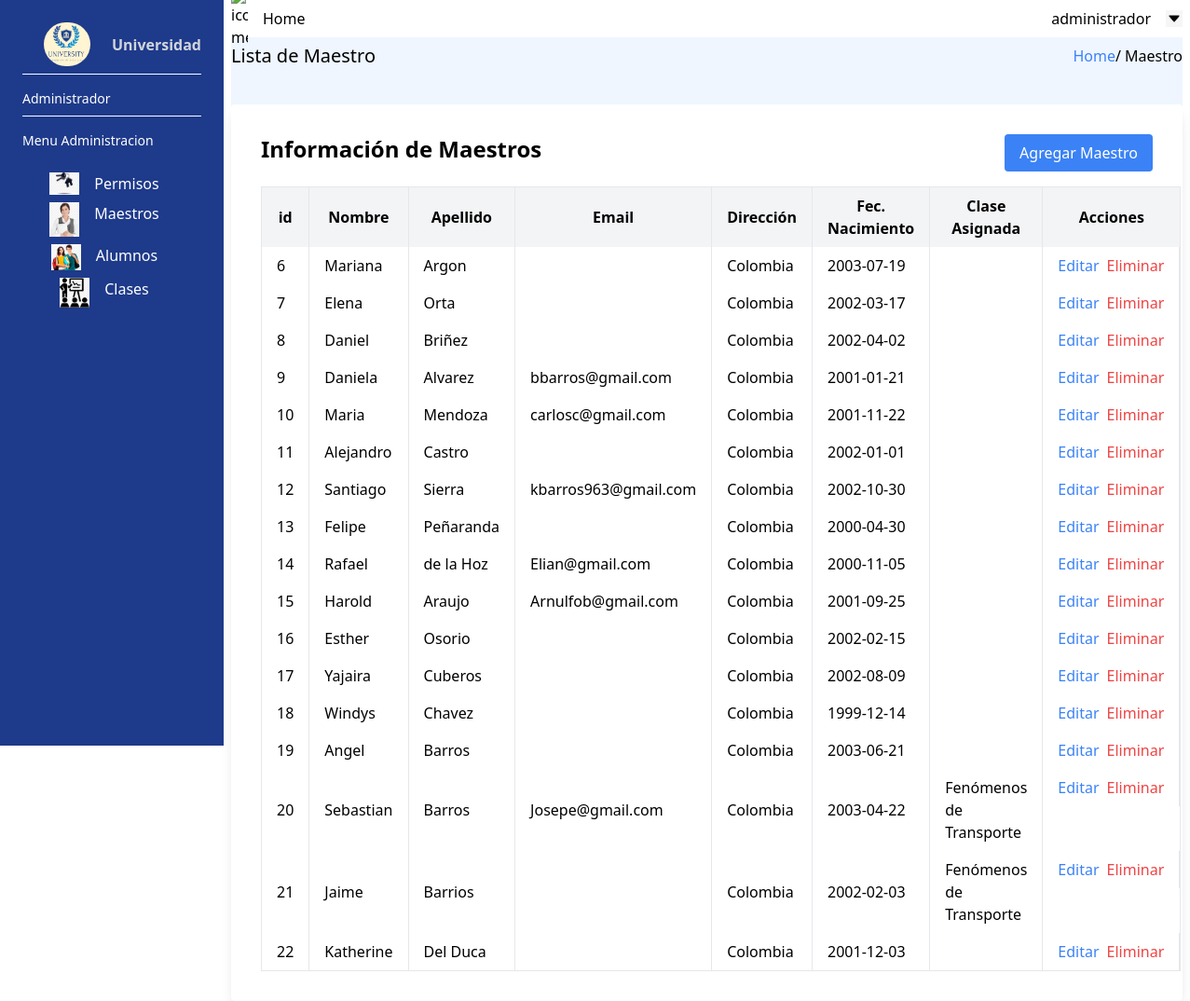
The app's page /Adm_Das_Maes.php (signed in), older data.
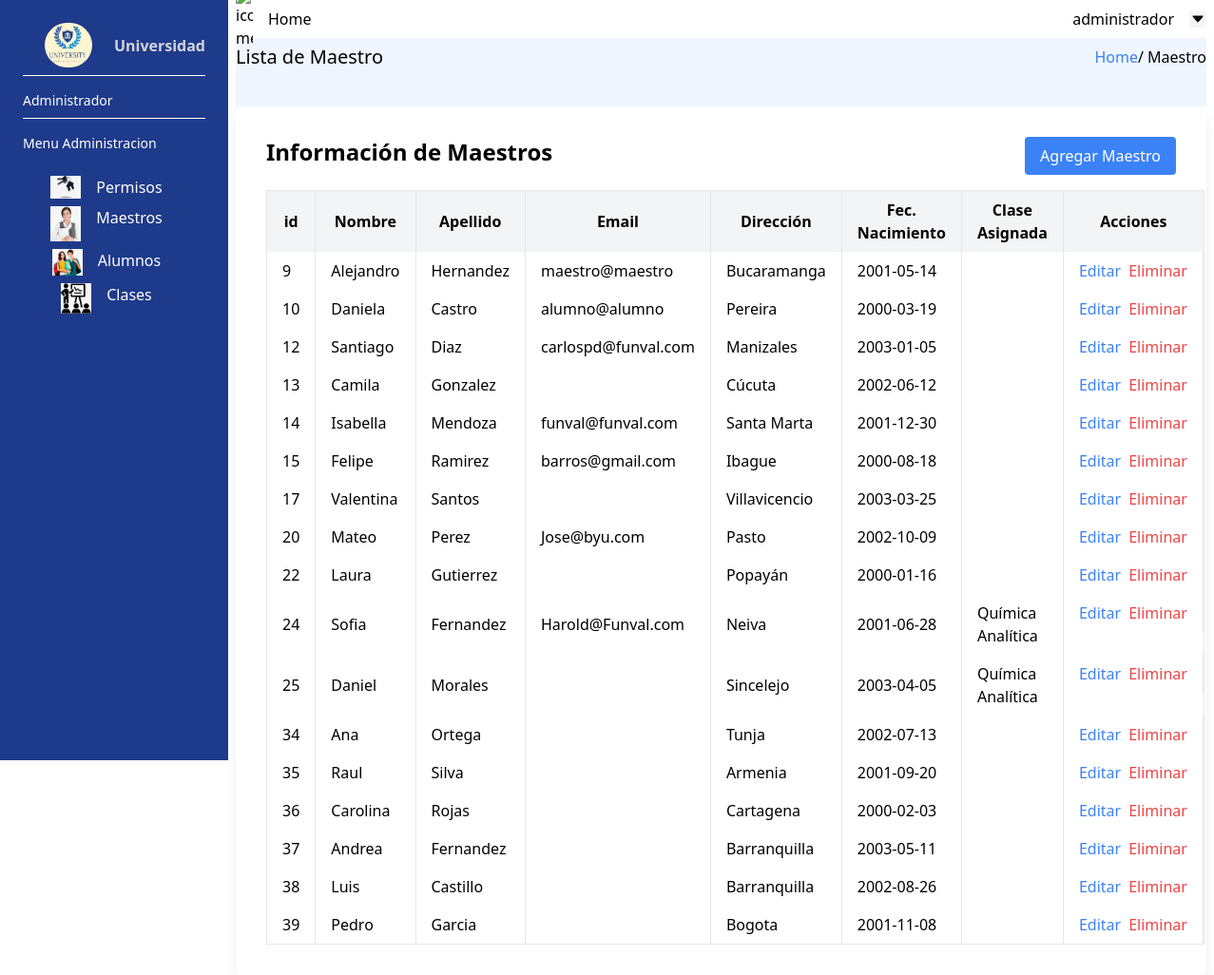
The same page, newer data.
### tables this page shows
CREATE TABLE IF NOT EXISTS `usuarios_datos` (
  `id_ud` int NOT NULL AUTO_INCREMENT,
  `dni` int NOT NULL,
  `nombre` varchar(100) NOT NULL,
  `apellidos` varchar(100) NOT NULL,
  `direccion` varchar(100) DEFAULT NULL,
  `fecha_nacimiento` date NOT NULL,
  `rol_id` int NOT NULL,
  PRIMARY KEY (`id_ud`),
  KEY `usuarios_datos_fk0` (`rol_id`)
);

CREATE TABLE IF NOT EXISTS `usuarios_login` (
  `id_ul` int NOT NULL AUTO_INCREMENT,
  `correo` varchar(100) NOT NULL,
  `contra` varchar(150) NOT NULL,
  `datos_id` int NOT NULL,
  PRIMARY KEY (`id_ul`),
  UNIQUE KEY `correo` (`correo`),
  UNIQUE KEY `datos_id` (`datos_id`)
);

CREATE TABLE IF NOT EXISTS `materia` (
  `id_materia` int NOT NULL AUTO_INCREMENT,
  `nombre_materia` varchar(100) NOT NULL,
  PRIMARY KEY (`id_materia`),
  UNIQUE KEY `nombre_materia` (`nombre_materia`)
);

### Adm_Das_Maes.php (the view, shortened to what the changed rows need)
<?php
$servername = "localhost";
$username = "root";
$password = "";
$dbname = "db_project_3";
$conn = new mysqli($servername, $username, $password, $dbname);
$sql = "SELECT `id_ud`,`nombre`,`apellidos`,`correo`,`direccion`,`fecha_nacimiento`,`nombre_materia`,`id_materia` FROM materia LEFT JOIN `maestro_materia` on materia.id_materia = maestro_materia.materia_id RIGHT JOIN `usuarios_datos` on maestro_materia.maestro_id = usuarios_datos.id_ud LEFT JOIN `usuarios_login` on id_ud = usuarios_login.datos_id WHERE rol_id=2";
$result = $conn->query($sql);
?>
<!DOCTYPE html>
<html>
<head>
    <link rel="stylesheet" href="/dist//output.css">
</head>
<body>
    <div class="w-screen h-screen flex">
        <div class="flex flex-col w-[calc(100%-15rem)] px-2">
            <section class=" h-screen bg-blue-50">
                <div class="flex  w-full flex-row justify- items-center    ">
                    <div class="flex h-10 w-full  flex-row justify-between items-center">
                        <h1 class="text-xl"> Lista de Maestro </h1>
                    </div>
                </div>
                <div class="max-w-full mx-auto p-8 bg-white rounded shadow-lg mt-8">
                    <table class=" w-full border-collapse border" id="tablaMaestros">
                        <thead>
                            <tr class="bg-gray-100">
                                <th class="py-2 px-4 border-r">id</th>
                                <th class="py-2 px-4 border-r">Nombre</th>
                                <th class="py-2 px-4 border-r">Apellido</th>
                                <th class="py-2 px-4 border-r">Email</th>
                                <th class="py-2 px-4 border-r">Dirección</th>
                                <th class="py-2 px-4 border-r">Fec. Nacimiento</th>
                                <th class="py-2 px-4 border-r">Clase Asignada</th>
                                <th class="py-2 px-4 border-r">Acciones</th>
                            </tr>
                        </thead>
                        <tbody>
                            <?php
                            if ($result->num_rows > 0) {
                                while ($row = $result->fetch_assoc()) {
                                    echo '<tr class="bg-white">';
                                    echo '<td class="py-2 px-4 border-r">' . $row["id_ud"] . '</td>';
                                    echo '<td class="py-2 px-4 border-r">' . $row["nombre"] . '</td>';
                                    echo '<td class="py-2 px-4 border-r">' .
                                        $row["apellidos"] . '</td>';
                                    echo '<td class="py-2 px-4 border-r">' .
                                        $row["correo"] . '</td>';
                                    echo '<td class="py-2 px-4 border-r">' . $row["direccion"] . '</td>';
                                    echo '<td class="py-2 px-4 border-r">' . $row["fecha_nacimiento"] . '</td>';
                                    echo '<td class="py-2 px-4 border-r">' . $row["nombre_materia"] . '</td>';
                                    echo '<td class="py-2 px-4 border-r flex flex-row">';
                                    echo '<button class="text-blue-500 hover:underline" onclick="openUpdateModal(this)">Editar</button>';
                                    echo '<button class="text-red-500 hover:underline ml-2">Eliminar</button>';
                                    echo '</td>';
                                    echo '</tr>';
                                }
                            } else {
                                echo '<tr class="bg-white">';
                                echo '<td class="py-2 px-4 border-r" colspan="7">No se encontraron maestros</td>';
                                echo '</tr>';
                            }
                            ?>
                        </tbody>
                    </table>
                </div>
            </section>
        </div>
    </div>
</body>
</html>

Row changes from the older to the newer data that the page shows:
no longer on this page (row edited): usuarios_datos: id_ud "6", nombre "Mariana", apellidos "Argon", direccion "Colombia", fecha_nacimiento "2003-07-19"
no longer on this page (row edited): usuarios_datos: id_ud "7", nombre "Elena", apellidos "Orta", direccion "Colombia", fecha_nacimiento "2002-03-17"
removed usuarios_datos: id_ud "8", nombre "Daniel", apellidos "Briñez", direccion "Colombia", fecha_nacimiento "2002-04-02"
no longer on this page (row edited): usuarios_datos: id_ud "9", nombre "Daniela", apellidos "Alvarez", usuarios_login.correo "bbarros@gmail.com", direccion "Colombia", fecha_nacimiento "2001-01-21"
no longer on this page (row edited): usuarios_datos: id_ud "10", nombre "Maria", apellidos "Mendoza", usuarios_login.correo "carlosc@gmail.com", direccion "Colombia", fecha_nacimiento "2001-11-22"
removed usuarios_datos: id_ud "11", nombre "Alejandro", apellidos "Castro", direccion "Colombia", fecha_nacimiento "2002-01-01"
no longer on this page (row edited): usuarios_datos: id_ud "12", nombre "Santiago", apellidos "Sierra", usuarios_login.correo "kbarros963@gmail.com", direccion "Colombia", fecha_nacimiento "2002-10-30"
no longer on this page (row edited): usuarios_datos: id_ud "14", nombre "Rafael", apellidos "de la Hoz", usuarios_login.correo "Elian@gmail.com", direccion "Colombia", fecha_nacimiento "2000-11-05"
no longer on this page (row edited): usuarios_datos: id_ud "15", nombre "Harold", apellidos "Araujo", usuarios_login.correo "Arnulfob@gmail.com", direccion "Colombia", fecha_nacimiento "2001-09-25"
removed usuarios_datos: id_ud "16", nombre "Esther", apellidos "Osorio", direccion "Colombia", fecha_nacimiento "2002-02-15"
removed usuarios_datos: id_ud "18", nombre "Windys", apellidos "Chavez", direccion "Colombia", fecha_nacimiento "1999-12-14"
removed usuarios_datos: id_ud "19", nombre "Angel", apellidos "Barros", direccion "Colombia", fecha_nacimiento "2003-06-21"
now on this page (row edited): usuarios_login: datos.id_ud "9", datos.nombre "Alejandro", datos.apellidos "Hernandez", correo "maestro@maestro", datos.direccion "Bucaramanga", datos.fecha_nacimiento "2001-05-14"
now on this page (row edited): usuarios_login: datos.id_ud "10", datos.nombre "Daniela", datos.apellidos "Castro", correo "alumno@alumno", datos.direccion "Pereira", datos.fecha_nacimiento "2000-03-19"
now on this page (row edited): usuarios_login: datos.id_ud "12", datos.nombre "Santiago", datos.apellidos "Diaz", correo "carlospd@funval.com", datos.direccion "Manizales", datos.fecha_nacimiento "2003-01-05"
changed usuarios_datos id 13: nombre "Felipe" → "Camila"; apellidos "Peñaranda" → "Gonzalez"; direccion "Colombia" → "Cúcuta"; fecha_nacimiento "2000-04-30" → "2002-06-12"
now on this page (row edited): usuarios_login: datos.id_ud "14", datos.nombre "Isabella", datos.apellidos "Mendoza", correo "funval@funval.com", datos.direccion "Santa Marta", datos.fecha_nacimiento "2001-12-30"
now on this page (row edited): usuarios_login: datos.id_ud "15", datos.nombre "Felipe", datos.apellidos "Ramirez", correo "barros@gmail.com", datos.direccion "Ibague", datos.fecha_nacimiento "2000-08-18"
changed usuarios_datos id 17: nombre "Yajaira" → "Valentina"; apellidos "Cuberos" → "Santos"; direccion "Colombia" → "Villavicencio"; fecha_nacimiento "2002-08-09" → "2003-03-25"
now on this page (row edited): usuarios_login: datos.id_ud "20", datos.nombre "Mateo", datos.apellidos "Perez", correo "Jose@byu.com", datos.direccion "Pasto", datos.fecha_nacimiento "2002-10-09"
changed usuarios_datos id 22: nombre "Katherine" → "Laura"; apellidos "Del Duca" → "Gutierrez"; direccion "Colombia" → "Popayán"; fecha_nacimiento "2001-12-03" → "2000-01-16"; moves up the list
changed materia: usuarios_datos.id_ud "20" → "24"; usuarios_datos.nombre "Sebastian" → "Sofia"; usuarios_datos.apellidos "Barros" → "Fernandez"; usuarios_login.correo "Josepe@gmail.com" → "Harold@Funval.com"; usuarios_datos.direccion "Colombia" → "Neiva"; usuarios_datos.fecha_nacimiento "2003-04-22" → "2001-06-28"; nombre_materia "Fenómenos de Transporte" → "Química Analítica"; usuarios_datos.id_ud "21" → "25"; usuarios_datos.nombre "Jaime" → "Daniel"; usuarios_datos.apellidos "Barrios" → "Morales"; usuarios_datos.direccion "Colombia" → "Sincelejo"; usuarios_datos.fecha_nacimiento "2002-02-03" → "2003-04-05"
added usuarios_datos: id_ud "34", nombre "Ana", apellidos "Ortega", direccion "Tunja", fecha_nacimiento "2002-07-13"
added usuarios_datos: id_ud "35", nombre "Raul", apellidos "Silva", direccion "Armenia", fecha_nacimiento "2001-09-20"
added usuarios_datos: id_ud "36", nombre "Carolina", apellidos "Rojas", direccion "Cartagena", fecha_nacimiento "2000-02-03"
added usuarios_datos: id_ud "37", nombre "Andrea", apellidos "Fernandez", direccion "Barranquilla", fecha_nacimiento "2003-05-11"
added usuarios_datos: id_ud "38", nombre "Luis", apellidos "Castillo", direccion "Barranquilla", fecha_nacimiento "2002-08-26"
added usuarios_datos: id_ud "39", nombre "Pedro", apellidos "Garcia", direccion "Bogota", fecha_nacimiento "2001-11-08"
